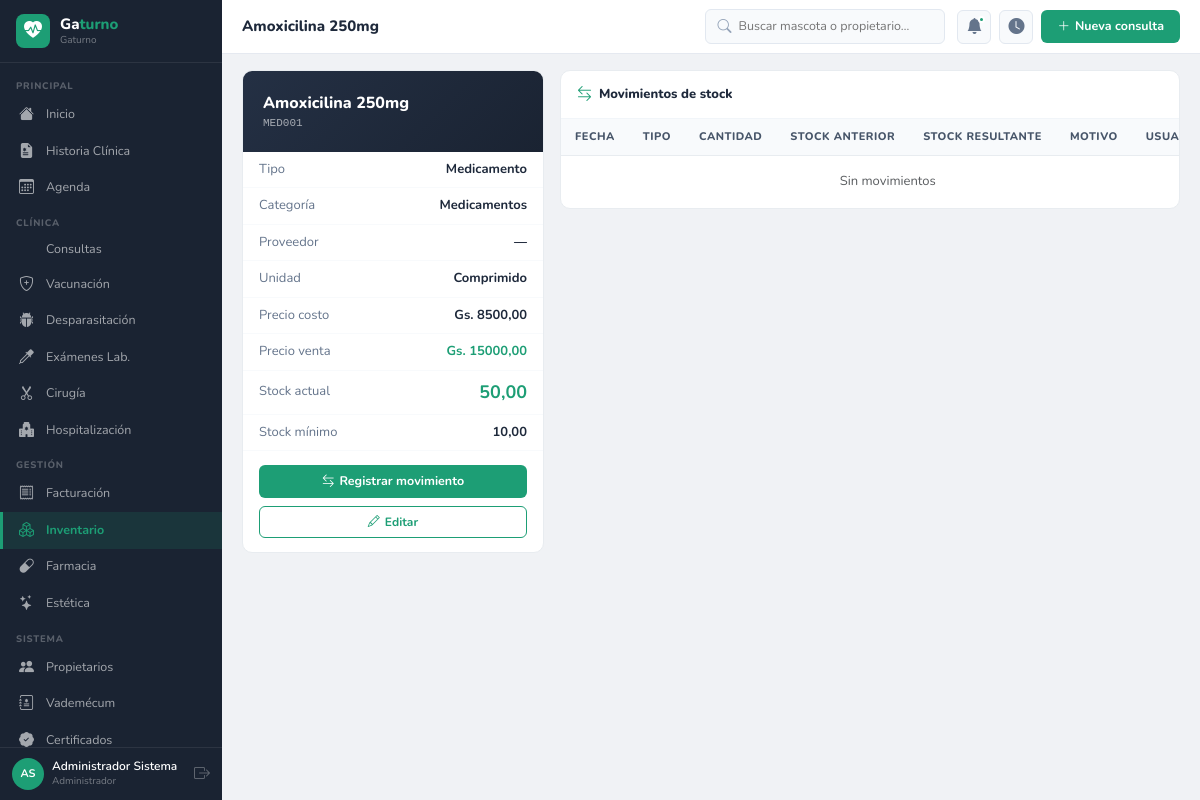
The page /inventario/1/ (signed in) on the database its author committed.
### apps/accounts/models.py (models this page shows, shortened)
class Usuario(AbstractUser):
    ROLES = [('admin','Administrador'),('veterinario','Veterinario'),
             ('asistente','Asistente'),('recepcionista','Recepcionista'),('esteticista','Esteticista')]
    rol = models.CharField(max_length=20, choices=ROLES, default='recepcionista')
    telefono = models.CharField(max_length=20, blank=True)
    foto = models.ImageField(upload_to='usuarios/', blank=True, null=True)
    matricula = models.CharField(max_length=30, blank=True)
    especialidad = models.CharField(max_length=100, blank=True)
    class Meta:
        verbose_name='Usuario'; verbose_name_plural='Usuarios'
    @property
    def nombre_completo(self):
        return self.get_full_name() or self.username
    @property
    def iniciales(self):
        fn = (self.first_name or '')[:1].upper()
        ln = (self.last_name or '')[:1].upper()
        return (fn + ln) or self.username[:2].upper()

### apps/inventario/models.py (models this page shows, shortened)
class Producto(models.Model):
    TIPOS=[('medicamento','Medicamento'),('insumo','Insumo médico'),('alimento','Alimento'),('accesorio','Accesorio'),('cosmetico','Cosmético'),('vacuna','Vacuna'),('otro','Otro')]
    codigo=models.CharField(max_length=30,unique=True)
    nombre=models.CharField(max_length=150)
    nombre_generico=models.CharField(max_length=150,blank=True)
    tipo=models.CharField(max_length=20,choices=TIPOS,default='insumo')
    categoria=models.ForeignKey(Categoria,on_delete=models.SET_NULL,null=True,blank=True)
    proveedor=models.ForeignKey(Proveedor,on_delete=models.SET_NULL,null=True,blank=True)
    unidad_medida=models.CharField(max_length=30)
    precio_costo=models.DecimalField(max_digits=12,decimal_places=2,default=0)
    precio_venta=models.DecimalField(max_digits=12,decimal_places=2,default=0)
    stock_actual=models.DecimalField(max_digits=10,decimal_places=2,default=0)
    stock_minimo=models.DecimalField(max_digits=10,decimal_places=2,default=5)
    requiere_receta=models.BooleanField(default=False)
    descripcion=models.TextField(blank=True)
    activo=models.BooleanField(default=True)
    class Meta: verbose_name='Producto'; verbose_name_plural='Productos'; ordering=['nombre']
    @property
    def bajo_stock(self): return self.stock_actual<=self.stock_minimo

class Categoria(models.Model):
    nombre=models.CharField(max_length=80,unique=True)
    descripcion=models.CharField(max_length=200,blank=True)
    def __str__(self): return self.nombre

### apps/inventario/views.py (the view)
# urls.py: urlpatterns=[path('',views.lista,name='lista'),path('nuevo/',views.crear,name='crear'),path('<int:pk>/',views.detalle,name='detalle'),path('<int:pk>/imprimir/',views.imprimir,name='imprimir')]
@login_required
def detalle(request,pk):
    obj=get_object_or_404(Producto,pk=pk)
    return render(request,'inventario/detalle.html',{'obj':obj,'movimientos':obj.movimientos.select_related('usuario').order_by('-fecha')[:20]})

### templates/inventario/detalle.html (shortened to what this page needs)
{%  extends 'base/base.html' %}
{% block page_title %}{{ obj.nombre }}{% endblock %}
{% block content %}
<div class="row g-3">
<div class="col-md-4">
  <div class="panel p-0">
    <div style="background:linear-gradient(135deg,#243044,#1a2332);padding:20px;color:#fff">
      <div style="font-size:16px;font-weight:800">{{ obj.nombre }}</div>
      <div style="opacity:.6;font-size:11px;font-family:monospace">{{ obj.codigo }}</div>
    </div>
    <div class="ficha-row"><span>Tipo</span><strong>{{ obj.get_tipo_display }}</strong></div>
    <div class="ficha-row"><span>Categoría</span><strong>{{ obj.categoria|default:"—" }}</strong></div>
    <div class="ficha-row"><span>Proveedor</span><strong>{{ obj.proveedor|default:"—" }}</strong></div>
    <div class="ficha-row"><span>Unidad</span><strong>{{ obj.unidad_medida }}</strong></div>
    <div class="ficha-row"><span>Precio costo</span><strong>{{ MONEDA_SIMBOLO }} {{ obj.precio_costo }}</strong></div>
    <div class="ficha-row"><span>Precio venta</span><strong style="color:var(--vc)">{{ MONEDA_SIMBOLO }} {{ obj.precio_venta }}</strong></div>
    <div class="ficha-row"><span>Stock actual</span><strong style="font-size:18px;color:{% if obj.bajo_stock %}var(--red){% else %}var(--vc){% endif %}">{{ obj.stock_actual }}</strong></div>
    <div class="ficha-row"><span>Stock mínimo</span><strong>{{ obj.stock_minimo }}</strong></div>
    <div class="pac-acts no-print">
      <a href="{% url 'inventario:movimiento' %}" class="btn-vc w-full"><i class="bi bi-arrow-left-right"></i> Registrar movimiento</a>
      <a href="{% url 'inventario:editar' obj.pk %}" class="btn-ol w-full"><i class="bi bi-pencil"></i> Editar</a>
    </div>
  </div>
</div>
<div class="col-md-8">
  <div class="tbl">
    <div class="p-hd"><div class="p-tit"><i class="bi bi-arrow-left-right"></i> Movimientos de stock</div></div>
    <table class="vc-tbl"><thead><tr><th>Fecha</th><th>Tipo</th><th>Cantidad</th><th>Stock anterior</th><th>Stock resultante</th><th>Motivo</th><th>Usuario</th></tr></thead>
    <tbody>
    {% for m in movimientos %}
    <tr>
      <td>{{ m.fecha|date:"d/m/Y H:i" }}</td>
      <td><span class="bdg {% if m.tipo == 'entrada' %}bg{% elif m.tipo == 'salida' %}br{% else %}ba{% endif %}">{{ m.get_tipo_display }}</span></td>
      <td style="font-weight:700">{% if m.tipo == 'entrada' %}+{% else %}-{% endif %}{{ m.cantidad }}</td>
      <td style="color:#94a3b8">{{ m.stock_anterior }}</td>
      <td style="font-weight:700">{{ m.stock_resultante }}</td>
      <td>{{ m.motivo|default:"—" }}</td>
      <td>{{ m.usuario.nombre_completo|default:"—" }}</td>
    </tr>
    {% empty %}<tr><td colspan="7" class="text-center text-muted py-3">Sin movimientos</td></tr>{% endfor %}
    </tbody></table>
  </div>
</div>
</div>
{% endblock %}

### templates/base/base.html (shortened to what this page needs)
<!DOCTYPE html>
<html lang="es">
<head>
<link rel="stylesheet" href="https://cdn.jsdelivr.net/npm/bootstrap@5.3.2/dist/css/bootstrap.min.css">
<link rel="stylesheet" href="https://cdn.jsdelivr.net/npm/bootstrap-icons@1.11.3/font/bootstrap-icons.min.css">
{% load static %}<link rel="stylesheet" href="{% static 'css/vetclinic.css' %}">
</head>
<body>
<nav class="vc-sb" id="sidebar">
  <div class="sb-brand">
    <div class="sb-ic"><i class="bi bi-heart-pulse-fill"></i></div>
    <div><div class="sb-nm">Ga<em>turno</em></div><span class="sb-sub">{{ CLINICA_NOMBRE }}</span></div>
  </div>
  <div class="sb-nav">
    <div class="nav-sec">Principal</div>
    <a href="{% url 'reportes:dashboard' %}" class="nav-link {% if request.resolver_match.namespace == 'reportes' %}active{% endif %}"><i class="bi bi-house-fill"></i><span>Inicio</span></a>
    <a href="{% url 'pacientes:lista' %}" class="nav-link "><i class="bi bi-file-earmark-medical-fill"></i><span>Historia Clínica</span></a>
    <a href="{% url 'agenda:lista' %}" class="nav-link "><i class="bi bi-calendar3"></i><span>Agenda</span></a>
    <div class="nav-sec">Clínica</div>
    <a href="{% url 'consultas:lista' %}" class="nav-link {% if request.resolver_match.namespace == 'consultas' %}active{% endif %}"><span>Consultas</span></a>
    <a href="{% url 'vacunacion:lista' %}" class="nav-link {% if request.resolver_match.namespace == 'vacunacion' %}active{% endif %}"><i class="bi bi-shield-plus"></i><span>Vacunación</span></a>
    <a href="{% url 'desparasitacion:lista' %}" class="nav-link {% if request.resolver_match.namespace == 'desparasitacion' %}active{% endif %}"><i class="bi bi-bug-fill"></i><span>Desparasitación</span></a>
    <a href="{% url 'examenes:lista' %}" class="nav-link {% if request.resolver_match.namespace == 'examenes' %}active{% endif %}"><i class="bi bi-eyedropper"></i><span>Exámenes Lab.</span></a>
    <a href="{% url 'cirugia:lista' %}" class="nav-link {% if request.resolver_match.namespace == 'cirugia' %}active{% endif %}"><i class="bi bi-scissors"></i><span>Cirugía</span></a>
    <a href="{% url 'hospitalizacion:lista' %}" class="nav-link "><i class="bi bi-hospital-fill"></i><span>Hospitalización</span></a>
    <div class="nav-sec">Gestión</div>
    <a href="{% url 'facturacion:lista' %}" class="nav-link {% if request.resolver_match.namespace == 'facturacion' %}active{% endif %}"><i class="bi bi-receipt"></i><span>Facturación</span></a>
    <a href="{% url 'inventario:lista' %}" class="nav-link {% if request.resolver_match.namespace == 'inventario' %}active{% endif %}"><i class="bi bi-boxes"></i><span>Inventario</span></a>
    <a href="{% url 'farmacia:lista' %}" class="nav-link {% if request.resolver_match.namespace == 'farmacia' %}active{% endif %}"><i class="bi bi-capsule"></i><span>Farmacia</span></a>
    <a href="{% url 'estetica:lista' %}" class="nav-link {% if request.resolver_match.namespace == 'estetica' %}active{% endif %}"><i class="bi bi-stars"></i><span>Estética</span></a>
    <div class="nav-sec">Sistema</div>
    <a href="{% url 'propietarios:lista' %}" class="nav-link {% if request.resolver_match.namespace == 'propietarios' %}active{% endif %}"><i class="bi bi-people-fill"></i><span>Propietarios</span></a>
    <a href="{% url 'vademecum:lista' %}" class="nav-link {% if request.resolver_match.namespace == 'vademecum' %}active{% endif %}"><i class="bi bi-journal-medical"></i><span>Vademécum</span></a>
    <a href="{% url 'certificados:lista' %}" class="nav-link {% if request.resolver_match.namespace == 'certificados' %}active{% endif %}"><i class="bi bi-patch-check-fill"></i><span>Certificados</span></a>
  </div>
  <div class="sb-user">
    <div class="u-av">{{ request.user.iniciales }}</div>
    <div><div class="u-nm">{{ request.user.nombre_completo }}</div><div class="u-role">{{ request.user.get_rol_display }}</div></div>
    <a href="{% url 'accounts:logout' %}" class="u-out" title="Salir"><i class="bi bi-box-arrow-right"></i></a>
  </div>
</nav>
<div class="vc-main">
  <header class="vc-top">
    <div class="top-tit">{% block page_title %}Gaturno{% endblock %}</div>
    <div class="top-srch">
      <i class="bi bi-search"></i>
      <input type="text" id="globalSearch" placeholder="Buscar mascota o propietario…" autocomplete="off">
    </div>
    <div class="top-acts">
      <div class="top-btn"><i class="bi bi-bell-fill"></i><div class="top-dot"></div></div>
      <a href="{% url 'agenda:sala_espera' %}" class="top-btn" title="Sala de espera"><i class="bi bi-clock-fill"></i></a>
      <a href="{% url 'consultas:crear' %}" class="btn-vc"><i class="bi bi-plus-lg"></i> Nueva consulta</a>
    </div>
  </header>
  <div class="vc-cnt">{% block content %}{% endblock %}</div>
</div>
{% load static %}<script src="{% static 'js/vetclinic.js' %}"></script>
</body>
</html>

### rows shown on the page
Usuario: user.iniciales "AS", user.nombre_completo "Administrador Sistema", user.rol "Administrador"
Producto: nombre "Amoxicilina 250mg", codigo "MED001", tipo "Medicamento", categoria "Medicamentos", proveedor "—", unidad_medida "Comprimido", precio_costo "8500,00", precio_venta "15000,00", stock_actual "50,00", stock_minimo "10,00"

### other values the page prints
{{ CLINICA_NOMBRE }} "Gaturno"
{{ MONEDA_SIMBOLO }} "Gs."
